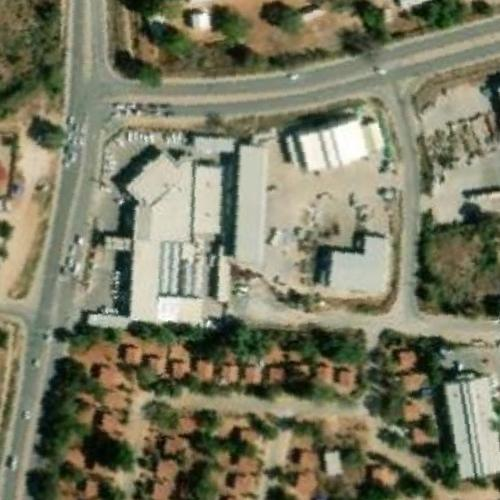

Here is the Python script that generated this plot:
from PIL import Image
from torchvision import models, transforms

if __name__ == "__main__":
    filepath = "/mnt/ssd1/agorup/school_mapping/satellite_images/large/BWA/school/lowres/OSM-BWA-SCHOOL-00000000.jpeg"
    image = Image.open(filepath).convert("RGB")

    t = transforms.Compose(
            [
                #transforms.Resize(size),
                #transforms.RandomApply([transforms.RandomRotation((90, 90))], p=0.5),
                transforms.RandomRotation((0,360)),
                transforms.CenterCrop(500),
                transforms.RandomHorizontalFlip(),
                transforms.RandomVerticalFlip(),
            ]
        )
    
    i = t(image)
    i.save("rotation_test.jpeg")

    # transform1 = transforms.RandomRotation((45,45), expand=False)
    # transform2 = transforms.RandomRotation((45,45), expand=True)
    # image2 = transform1(image)
    # image3 = transform2(image)
    # transform = transforms.CenterCrop(352)
    # image4 = transform(image2)
    # image5 = transform(image3)

    # image2.save("rotation_test_expand.jpeg")
    # image3.save("rotation_test_expand_crop.jpeg")
    # print("a")